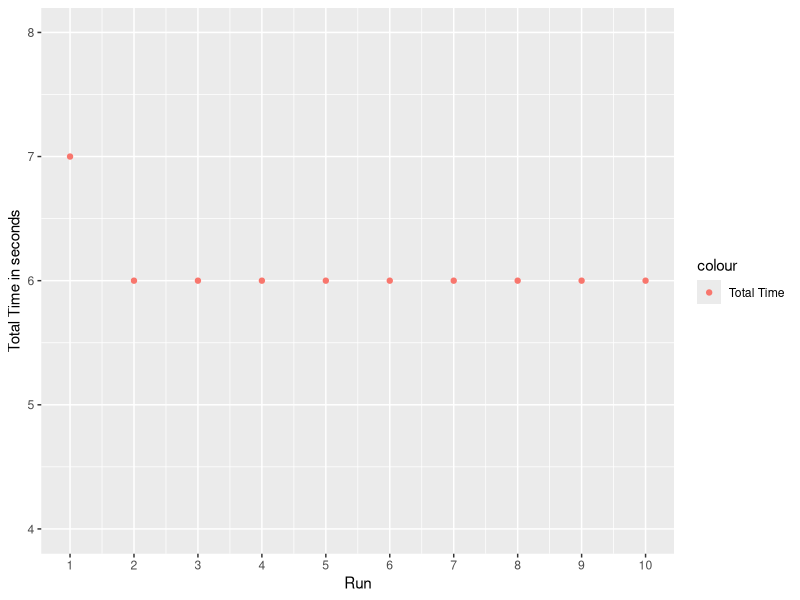
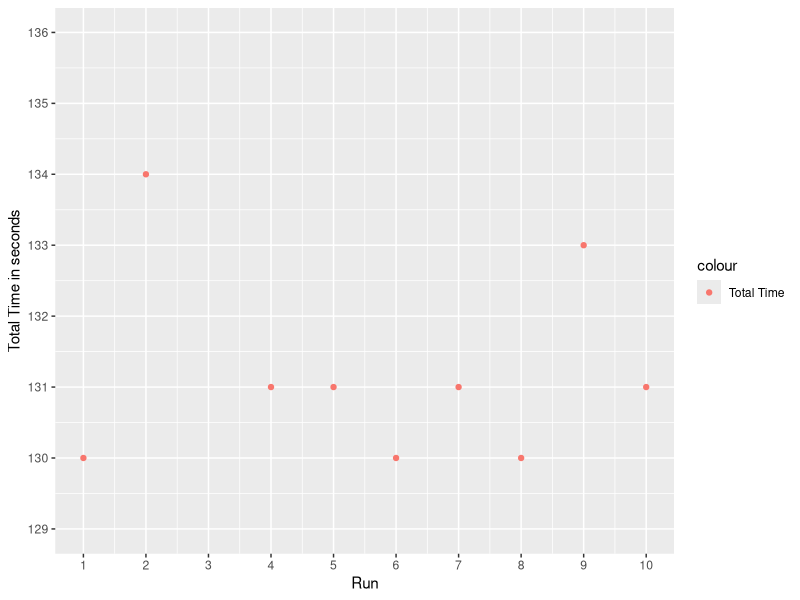
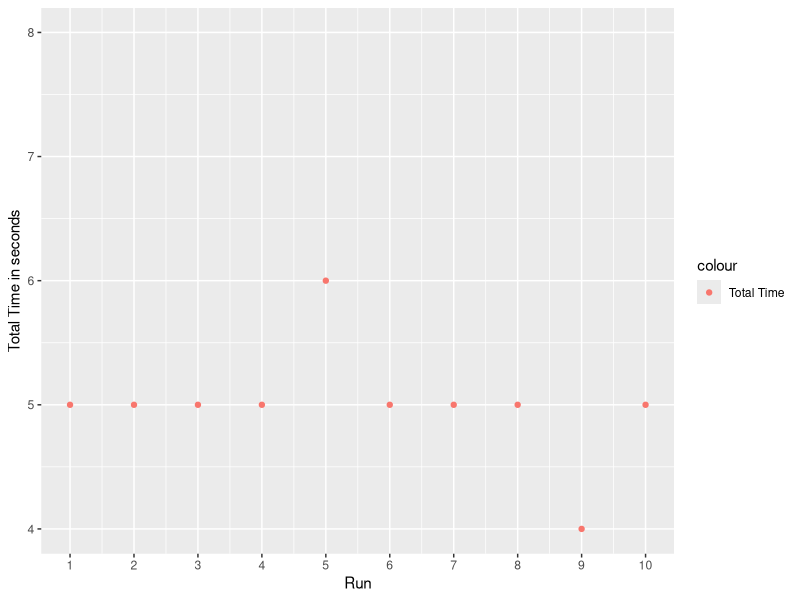
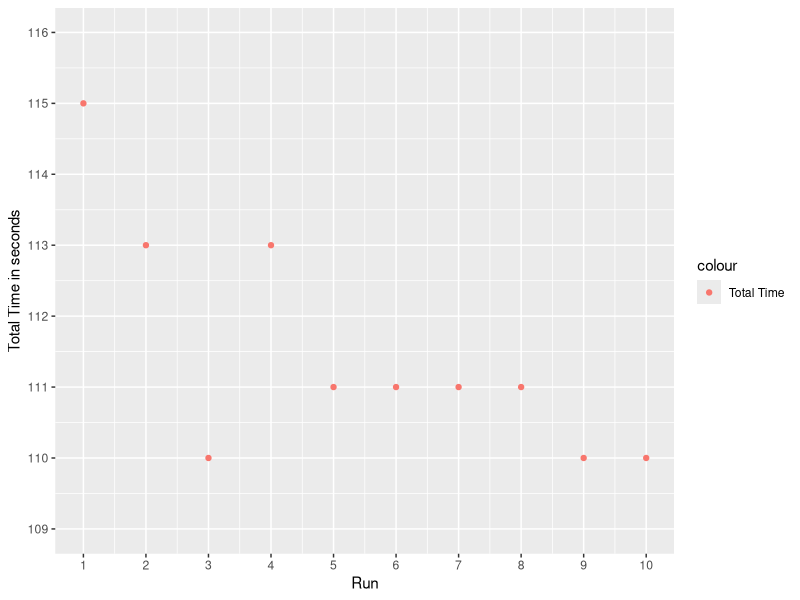

Recreate these plots in R, in order.
## ---- chunk 1
knitr::opts_chunk$set(echo = FALSE)
## ---- chunk 2
library(ggplot2)
spark_run_local<-read.csv("RunInformation/spark_run.csv")
ggplot(spark_run_local, aes(x=Run, y=total_time, color="Total Time")) + 
  geom_point() +
  ylab("Total Time in seconds") + 
  xlab("Run") + 
  scale_y_continuous(breaks=seq(4,8,1), limits = c(4, 8)) +
  scale_x_continuous(breaks=seq(1,10,1), limits = c(1,10))
## ---- chunk 3
library(ggplot2)
spark_run_local_big<-read.csv("RunInformation/spark_run_big.csv")
ggplot(spark_run_local_big, aes(x=Run, y=total_time, color="Total Time")) + 
  geom_point() +
  ylab("Total Time in seconds") + 
  xlab("Run") + 
  scale_y_continuous(breaks=seq(129,136, 1), limits = c(129, 136)) +
  scale_x_continuous(breaks=seq(1,10,1), limits = c(1,10))
## ---- chunk 4
library(ggplot2)
spark_run_aws<-read.csv("RunInformation/spark_run_s_aws.csv")
ggplot(spark_run_aws, aes(x=Run, y=total_time, color="Total Time")) + 
  geom_point() +
  ylab("Total Time in seconds") + 
  xlab("Run") + 
  scale_y_continuous(breaks=seq(4,8,1), limits = c(4, 8)) +
  scale_x_continuous(breaks=seq(1,10,1), limits = c(1,10))
## ---- chunk 5
library(ggplot2)
spark_run_aws<-read.csv("RunInformation/spark_run_aws.csv")
ggplot(spark_run_aws, aes(x=Run, y=total_time, color="Total Time")) + 
  geom_point() +
  ylab("Total Time in seconds") + 
  xlab("Run") + 
  scale_y_continuous(breaks=seq(109,116,1), limits = c(109, 116)) +
  scale_x_continuous(breaks=seq(1,10,1), limits = c(1,10))
